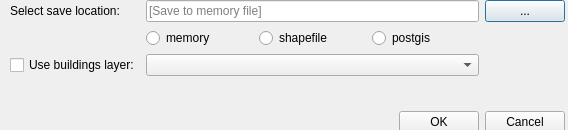
<?xml version="1.0" encoding="UTF-8"?>
<!--
SPDX-FileCopyrightText: 2017 Jorge Gil <jorge.gil@ucl.ac.uk>
SPDX-FileCopyrightText: 2017 UCL
SPDX-FileCopyrightText: 2019 Ioanna Kolovou <i.kolovou@spacesyntax.com>
SPDX-FileCopyrightText: 2019 Space Syntax Ltd.

SPDX-License-Identifier: GPL-2.0-or-later
-->
<ui version="4.0">
 <class>CreateNewDialog</class>
 <widget class="QDialog" name="CreateNewDialog">
  <property name="geometry">
   <rect>
    <x>0</x>
    <y>0</y>
    <width>568</width>
    <height>130</height>
   </rect>
  </property>
  <property name="sizePolicy">
   <sizepolicy hsizetype="Preferred" vsizetype="Fixed">
    <horstretch>0</horstretch>
    <verstretch>0</verstretch>
   </sizepolicy>
  </property>
  <property name="minimumSize">
   <size>
    <width>250</width>
    <height>130</height>
   </size>
  </property>
  <property name="maximumSize">
   <size>
    <width>16777215</width>
    <height>130</height>
   </size>
  </property>
  <property name="windowTitle">
   <string>Create new frontage layer</string>
  </property>
  <widget class="QWidget" name="layoutWidget">
   <property name="geometry">
    <rect>
     <x>10</x>
     <y>0</y>
     <width>555</width>
     <height>133</height>
    </rect>
   </property>
   <layout class="QGridLayout" name="gridLayout">
    <item row="0" column="3">
     <widget class="QPushButton" name="pushButtonSelectLocation">
      <property name="sizePolicy">
       <sizepolicy hsizetype="Maximum" vsizetype="Fixed">
        <horstretch>0</horstretch>
        <verstretch>0</verstretch>
       </sizepolicy>
      </property>
      <property name="text">
       <string>...</string>
      </property>
     </widget>
    </item>
    <item row="4" column="3">
     <widget class="QPushButton" name="closePopUpButton">
      <property name="sizePolicy">
       <sizepolicy hsizetype="Maximum" vsizetype="Fixed">
        <horstretch>0</horstretch>
        <verstretch>0</verstretch>
       </sizepolicy>
      </property>
      <property name="text">
       <string>Cancel</string>
      </property>
     </widget>
    </item>
    <item row="0" column="0">
     <widget class="QLabel" name="label">
      <property name="sizePolicy">
       <sizepolicy hsizetype="Maximum" vsizetype="Maximum">
        <horstretch>0</horstretch>
        <verstretch>0</verstretch>
       </sizepolicy>
      </property>
      <property name="text">
       <string>Select save location:</string>
      </property>
     </widget>
    </item>
    <item row="2" column="0">
     <widget class="QCheckBox" name="createNewFileCheckBox">
      <property name="enabled">
       <bool>true</bool>
      </property>
      <property name="text">
       <string>Use buildings layer:</string>
      </property>
     </widget>
    </item>
    <item row="3" column="1">
     <spacer name="verticalSpacer">
      <property name="orientation">
       <enum>Qt::Vertical</enum>
      </property>
      <property name="sizeHint" stdset="0">
       <size>
        <width>66</width>
        <height>12</height>
       </size>
      </property>
     </spacer>
    </item>
    <item row="4" column="2">
     <widget class="QPushButton" name="pushButtonNewFileDLG">
      <property name="sizePolicy">
       <sizepolicy hsizetype="Maximum" vsizetype="Fixed">
        <horstretch>0</horstretch>
        <verstretch>0</verstretch>
       </sizepolicy>
      </property>
      <property name="layoutDirection">
       <enum>Qt::RightToLeft</enum>
      </property>
      <property name="text">
       <string>OK</string>
      </property>
     </widget>
    </item>
    <item row="2" column="1" colspan="2">
     <widget class="QComboBox" name="selectLUCombo"/>
    </item>
    <item row="1" column="1" colspan="2">
     <layout class="QHBoxLayout" name="horizontalLayout">
      <item>
       <widget class="QRadioButton" name="f_memory_radioButton">
        <property name="text">
         <string>memory</string>
        </property>
       </widget>
      </item>
      <item>
       <widget class="QRadioButton" name="f_shp_radioButton">
        <property name="text">
         <string>shapefile</string>
        </property>
       </widget>
      </item>
      <item>
       <widget class="QRadioButton" name="f_postgis_radioButton">
        <property name="text">
         <string>postgis</string>
        </property>
       </widget>
      </item>
     </layout>
    </item>
    <item row="0" column="1" colspan="2">
     <widget class="QLineEdit" name="lineEditFrontages">
      <property name="placeholderText">
       <string>[Save to memory file]</string>
      </property>
     </widget>
    </item>
   </layout>
  </widget>
 </widget>
 <resources/>
 <connections/>
</ui>
